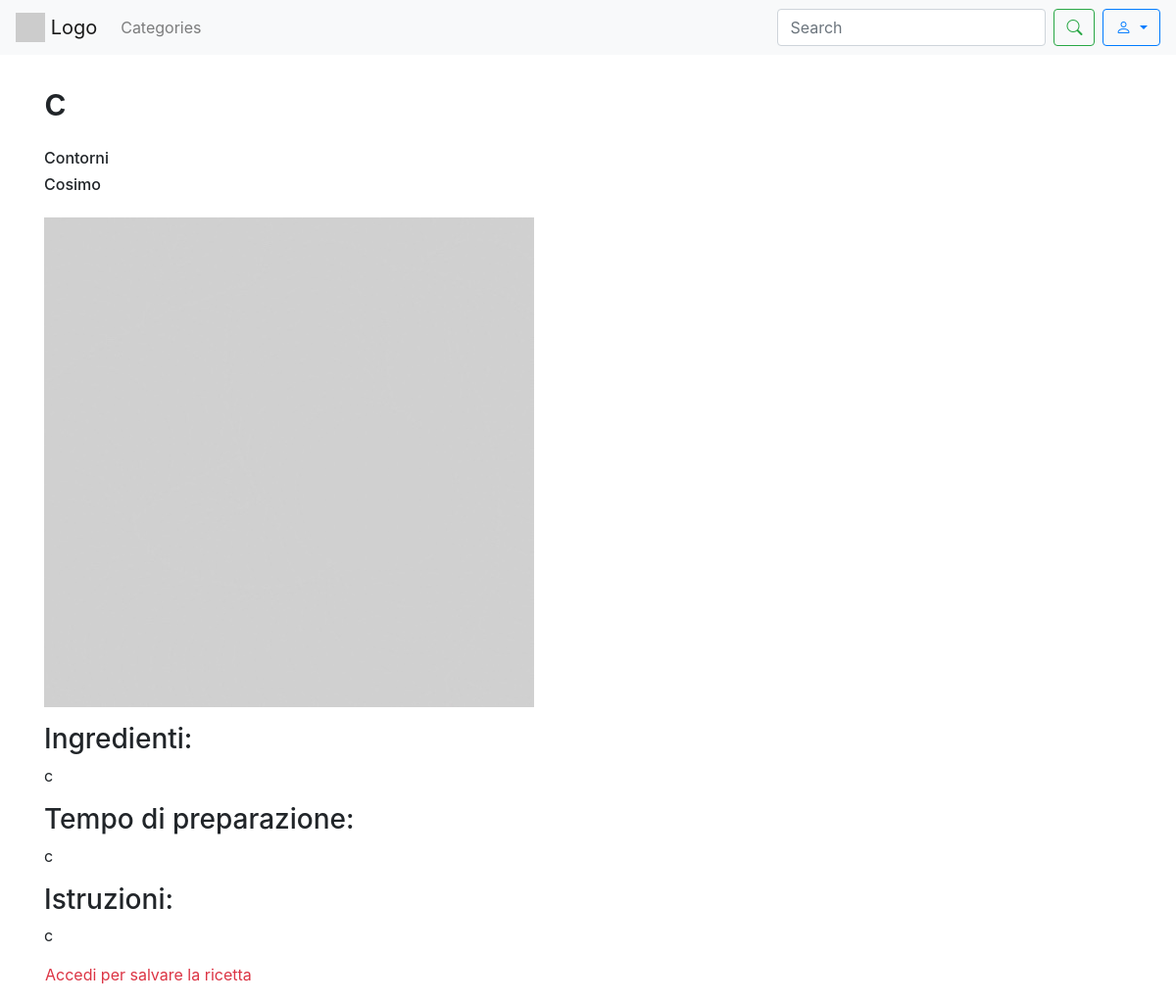
Page /recipe/1/ on the committed database.
### sito/models.py (models this page shows, shortened)
class Recipe(models.Model):
    title = models.CharField(max_length=200)
    photo = models.ImageField(upload_to='recipes_photos/', blank=True, null=True)
    preparationtime = models.CharField(help_text="Totale tempo di preparazione (es: 1 hour 30 minutes)", max_length=200,
                                       blank=True, null=True)
    category = models.ForeignKey(Category, on_delete=models.CASCADE)
    user = models.ForeignKey('CustomUser', on_delete=models.CASCADE)
    ingredients = models.TextField()
    instructions = models.TextField()

class Category(models.Model):
    name = models.CharField(max_length=100)
    def __str__(self):
        return self.name

class CustomUser(AbstractUser):
    profile_image = models.ImageField(upload_to='profile_images/', blank=True, null=True)
    def __str__(self):
        return self.username

### sito/views.py (the view)
# urls.py: path('recipe/<int:id>/', recipe_detail, name='recipe_detail'),
def recipe_detail(request, id):
    recipe = get_object_or_404(Recipe, id=id)
    return render(request, 'recipe_detail.html', {'recipe': recipe})

### template/recipe_detail.html (shortened to what this page needs)
<!DOCTYPE html>
{% load static %}
<html lang="en">
<head>
    <link rel="stylesheet" href="https://maxcdn.bootstrapcdn.com/bootstrap/4.5.2/css/bootstrap.min.css">
    <link rel="stylesheet" href="https://cdn.jsdelivr.net/npm/bootstrap-icons/font/bootstrap-icons.css">
</head>
<body>
    <nav class="navbar navbar-expand-lg navbar-light bg-light">
        <a class="navbar-brand" href="{% url 'homepage' %}">
            <img src="https://via.placeholder.com/30" alt="Logo" class="d-inline-block align-top">
            Logo
        </a>
            <ul class="navbar-nav mr-auto">
                <li class="nav-item">
                    <a class="nav-link" href="#">Categories</a>
                </li>
            </ul>
            <form class="form-inline my-2 my-lg-0" method="GET" action="{% url 'search' %}">
                <input class="form-control mr-sm-2" type="search" name ="q" placeholder="Search" aria-label="Search">
                <button class="btn btn-outline-success my-2 my-sm-0" type="submit"><i class="bi bi-search"></i></button>
            </form>
            <div class="dropdown ml-2">
                <button class="btn btn-outline-primary dropdown-toggle" type="button" id="userDropdown" data-toggle="dropdown" aria-haspopup="true" aria-expanded="false">
                    <i class="bi bi-person"></i>
                </button>
            </div>
    </nav>
    <div class="container">
        <h1 class="my-4">{{ recipe.title }}</h1>
        <h6>{{recipe.category}}</h6>
        {% if user.is_authenticated %}
            {% if recipe.user.username != user.username%}
            <h6 class="text-secondary">{{recipe.user}}</h6>
            {% endif %}
        {% else %}
            <h6>{{recipe.user}}</h6>
        {% endif %}
        {% if recipe.photo %}
            <img src=" {{ recipe.photo.url }} " class="img-fluid rounded-start my-3" alt="foto ricetta" style="max-height: 300px; width: auto">
        {% else %}
            <img src="{% static 'images/defaultrecipe.jpg' %}" class="img-fluid rounded-start my-3" alt="foto ricetta">
        {% endif %}
        <h3>Ingredienti:</h3>
        <p>{{ recipe.ingredients }}</p>
        <h3>Tempo di preparazione:</h3>
        <p>{{ recipe.preparationtime }}</p>
        <h3>Istruzioni:</h3>
        <p>{{ recipe.instructions }}</p>
        <div class="row ">
         {% if user.is_authenticated %}
            {% if recipe.user.username != user.username%}
                <button id="toggle-save-recipe-button" class="btn btn-light my-4 mx-2" data-recipe-id="{{ recipe.id }}">
                    <i class="bi bi-bookmark-heart"></i>
                </button>
                <div class="mt-3" id="message-container"></div>
            {% else %}
                <a href="{% url 'modifica_ricetta' recipe.id %}" class="btn btn-primary my-4 mx-2">Modifica Ricetta</a>
                <a class="btn btn-danger my-4 mx-2" onclick="confirmDelete();">Elimina Ricetta</a>
                <form id="delete-form" action="{% url 'delete_recipe' recipe.id %}" method="post" style="display:none;">
                {% csrf_token %}
                </form>
            {% endif %}
         {% else%}
            <p class="text-danger mx-3"><a class="text-danger" href="{% url 'mylogin' %}">Accedi </a> per salvare la ricetta</p>
         {% endif %}
         </div>
    </div>
</body>
</html>

### rows in the picture
Recipe: title "c", category "Contorni", user "Cosimo", ingredients "c", preparationtime "c", instructions "c"
